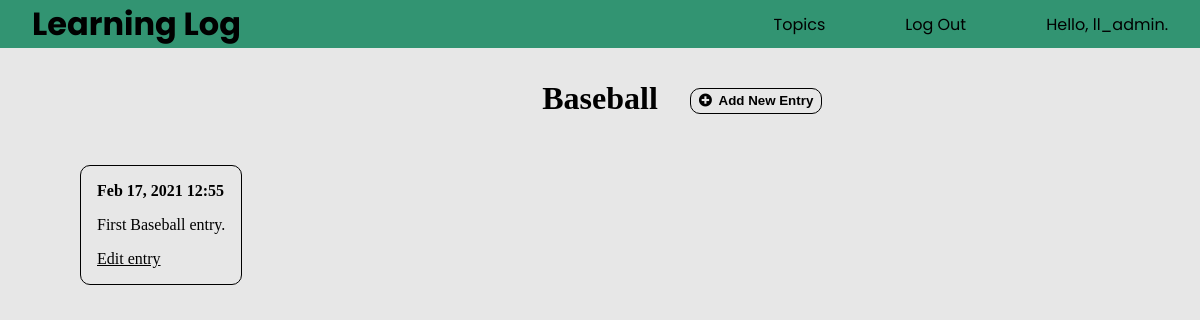
Page /topics/4/ (signed in) on the committed database.
### learning_logs/models.py (models this page shows, shortened)
class Topic(models.Model):  # Inherits from Model
    text = models.CharField(max_length=200) # Small amount of text - 200 = space to allocate on db
    date_added = models.DateTimeField(auto_now_add=True) # auto_now_add = set date and time to the one when created
    owner = models.ForeignKey(User, on_delete=models.deletion.CASCADE)
    def __str__(self):
        return self.text

class Entry(models.Model):
    topic = models.ForeignKey(Topic, on_delete=models.deletion.CASCADE)
    text = models.TextField()
    date_added = models.DateTimeField(auto_now_add=True)
    class Meta:
        verbose_name_plural = 'entries'

### learning_logs/views.py (the view)
# urls.py: url(r'^topics/(?P<topic_id>\d+)/$', views.topic, name='topic'),
@login_required
def topic(request, topic_id):
    topic = Topic.objects.get(id=topic_id)
    if topic.owner != request.user:
        raise Http404
    entries = topic.entry_set.order_by('-date_added')
    context = {'topic': topic, 'entries': entries}
    return render(request, 'learning_logs/topic.html', context)

### learning_logs/templates/learning_logs/topic.html (shortened to what this page needs)
{% extends "learning_logs/base.html" %}
{% load static %}
{% block specificcss %}
    <link rel="stylesheet" type="text/css" href="{% static 'learning_logs/topic-style.css' %}">
    <link rel="stylesheet" href="https://cdnjs.cloudflare.com/ajax/libs/font-awesome/5.15.2/css/all.min.css" />
{% endblock specificcss %}
{% block content %}
    <div class="comments-container">
        <div class="header">
            <h2 class="topic">{{ topic }}</h2>
            <div class="new-entry">
                <form method="get" action="{% url 'learning_logs:new_entry' topic.id %}">
                    <button class="new-entry-button">
                        <i class="fas fa-plus-circle"></i>
                       Add New Entry
                    </button>
                </form>
            </div>
        </div>
        <div class="entries">
            {% for entry in entries %}
                <div class="entry">
                    <p class="entry-date">{{ entry.date_added|date:'M d, Y H:i' }}</p>
                    <p class="entry-text">{{ entry.text|linebreaks }}</p>
                    <p class="entry-edit"><a href="{% url 'learning_logs:edit_entry' entry.id %}">Edit entry</a> </p>
                </div>
            {% empty %}
                <div>There are no entries for this topic yet.</div>
            {% endfor %}
        </div>
    </div>
{% endblock content %}

### learning_logs/templates/learning_logs/base.html (shortened to what this page needs)
<!DOCTYPE html>
<html lang="en">
    <head>
        {% load static %}
        <link rel="stylesheet" type="text/css" href="{% static 'learning_logs/style.css' %}">
        {% block specificcss %}{% endblock specificcss %}
    </head>
    <body>
        <nav>
            <h1><a href="{% url 'learning_logs:index' %}">Learning Log</a></h1>
            <ul class="nav-links">
                <li class="nav-link"><a class="nav-link-a" href="{% url 'learning_logs:topics' %}">Topics</a></li>
                {% if user.is_authenticated %}
                    <li class="nav-link"><a class="nav-link-a" href="{% url 'users:logout' %}">Log Out</a></li>
                    <li class="nav-link">Hello, {{ user.username }}.</li>
                {% else %}
                    <li class="nav-link"><a class="nav-link-a" href="{% url 'users:register' %}">Register</a></li>
                    <li class="nav-link"><a class="nav-link-a" href="{% url 'users:login' %}">Login</a></li>
                {% endif %}
            </ul>
        </nav>
        {% block content %}{% endblock content %}
    </body>
</html>

### learning_logs/static/learning_logs/style.css (style rules this page uses)
* { margin: 0; padding: 0; box-sizing: border-box; }
body { min-height: 100vh; background-color: #e7e7e7; }
a { text-decoration: none; }
a:link, a:visited { text-decoration: none; color: black; }
nav { display: flex; align-items: center; justify-content: space-between; min-height: 6vh; padding: 0 2rem; background: rgba(30, 139, 101, 0.9); font-family: 'Poppins', sans-serif; }
nav h1 a { font-size: 2rem; }
.nav-links { display: flex; align-items: center; justify-content: center; list-style: none; }
.nav-link { padding-left: 5rem; font-size: 1rem; }
.nav-link-a { display: inline-block; }

### learning_logs/static/learning_logs/topic-style.css (style rules this page uses)
.comments-container { padding: 2rem 5rem; }
.header { display: grid; grid-template-columns: 1fr max-content 1fr; margin-bottom: 3rem; }
.topic { font-size: 2rem; grid-column-start: 2; grid-column-end: 3; }
.new-entry { grid-column-start: 3; grid-column-end: 4; margin-top: auto; margin-bottom: auto; margin-left: 2rem; }
.new-entry-button { font-weight: bold; padding: 0.3rem 0.5rem; border: 1px solid black; border-radius: 10px; cursor: pointer; outline: none; margin-top: 0.3rem; background-color: #e7e7e7; }
.fa-plus-circle { margin-right: 0.2rem; }
.entry { padding: 1rem 1rem; margin-bottom: 1rem; border: 1px solid black; border-radius: 10px; display: inline-block; }
.entry-date { font-weight: bold; margin-bottom: 1rem; }
.entry-edit { margin-top: 1rem; text-decoration: underline; }
.entry-edit a { border: 0; border-inline-style: none; text-decoration: none; outline: none; }

### rows in the picture
Topic: text "Baseball"
Entry: date_added "Feb 17, 2021 12:55", text "First Baseball entry."

### other values in the picture
{{ user.username }} "ll_admin"
